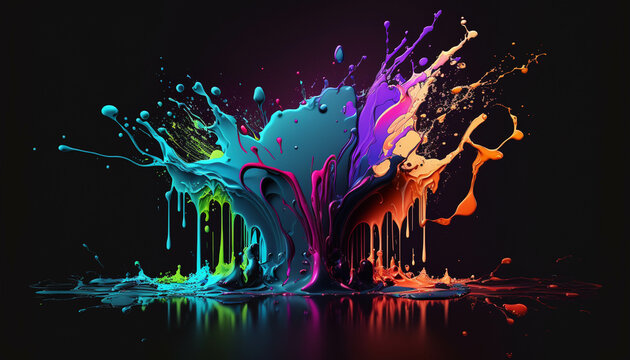
//> input picture immagini/splash.png, 630 x 360 px
$ ./RegionGrowing   (built with g++ and OpenCV 4)
//> lines starting //> are read from the running program, lines starting //| are printed output that depends on the picture; after the words box and inside, x2 and y2 are one past the last pixel; in counts of white or black regions, pixels touching at a corner belong together
#include <opencv2/opencv.hpp>
#include <stack>
using namespace std;
using namespace cv;

// 1. Funzione per visualizzare le regioni segmentate
void printMasks(const Mat &src, uchar labelCount) {
    Mat temp_img = Mat::zeros(src.rows, src.cols, CV_8U);

    // 1.1. Mostra ogni regione segmentata separatamente
    for (uchar label = 1; label < labelCount; label++) {
        for (int i = 0; i < src.rows; i++)
            for (int j = 0; j < src.cols; j++)
                if (src.at<uchar>(i, j) == label)
                    temp_img.at<uchar>(i, j) = 255;

        imshow("Region " + to_string(label), temp_img);
        waitKey(0);
        temp_img.setTo(0);
    }

    // 1.2. Mostra i pixel "don't care"
    temp_img.setTo(0);
    for (int i = 0; i < src.rows; i++)
        for (int j = 0; j < src.cols; j++)
            if (src.at<uchar>(i, j) == 255)
                temp_img.at<uchar>(i, j) = 255;

    imshow("Don't Care", temp_img);
    waitKey(0);
}

// 2. Funzione del region growing
void grow(const Mat &src, Mat &dst, Mat &mask, Point seed, int th, int &area) {
    const Point shift8D[8] = {
        Point(-1, -1), Point(-1, 0), Point(-1, 1),
        Point(0, -1), Point(0, 1),
        Point(1, -1), Point(1, 0), Point(1, 1)
    };

    stack<Point> pointStack;
    pointStack.push(seed);

    while (!pointStack.empty()) {
        Point currPoint = pointStack.top();
        pointStack.pop();

        if (mask.at<uchar>(currPoint) == 1) continue; // 2.1. Evita punti già elaborati

        mask.at<uchar>(currPoint) = 1;
        area++;

        // 2.2. Controlla i vicini e verifica se rientrano nella soglia
        for (int i = 0; i < 8; i++) {
            Point neighborPoint = currPoint + shift8D[i];

            // 2.3. Controllo dei limiti dell'immagine
            if (neighborPoint.x < 0 || neighborPoint.x >= src.cols || neighborPoint.y < 0 || neighborPoint.y >= src.rows)
                continue;

            // 2.4. Aggiunge il pixel vicino alla regione se simile e non ancora elaborato (delta = Differenza)
            int delta = abs(src.at<uchar>(currPoint) - src.at<uchar>(neighborPoint));
            if (dst.at<uchar>(neighborPoint) == 0 && mask.at<uchar>(neighborPoint) == 0 && delta < th)
                pointStack.push(neighborPoint);
        }
    }
}

// 3. Algoritmo principale del region growing
uchar regionGrowing(const Mat &src, Mat &dst, double minSizeRegFactor, int maxRegNum, int th) {

    // 3.1. Calcola la dimensione minima della regione basata sul fattore dato
    int minSizeReg = static_cast<int>(minSizeRegFactor * src.rows * src.cols);

    // 3.2. Inizializza la matrice di output e la maschera
    uchar currLabel = 1;
    dst = Mat::zeros(src.rows, src.cols, CV_8U);
    Mat mask = Mat::zeros(src.rows, src.cols, CV_8U);

    // 3.3. Itera l'immagine pixel per pixel
    for (int x = 0; x < src.cols; x++) {
        for (int y = 0; y < src.rows; y++)
            if (dst.at<uchar>(Point(x, y)) == 0) {
                int regionArea = 0;
                grow(src, dst, mask, Point(x, y), th, regionArea);

                // 3.4. Controllo sulla dimensione della regione
                if (regionArea > minSizeReg) {
                    dst += mask * currLabel;
                    currLabel++;
                    if (currLabel > maxRegNum) {
                        cerr << "Oversegmentation." << endl;
                        return currLabel;
                    }
                } else
                    dst += mask * 255;  // 3.5. Segna come "don't care"
                mask.setTo(0);          // 3.6. Resetta la maschera
            }

        // 3.7. Mostra progresso
        if (x % (src.cols / 10) == 0)
            cout << "Progress: " << (x * 100) / src.cols << "%" << endl;
    }

    cout << "Total regions: " << static_cast<int>(currLabel) - 1 << endl;
    return currLabel;
}

int main(int argc, char **argv) {
    const char *path = argc > 1 ? argv[1] : "../immagini/splash.png";
    Mat dst, src = imread(samples::findFile(path), IMREAD_GRAYSCALE);
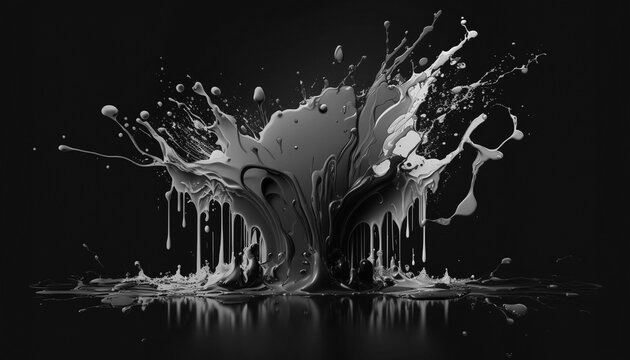
//> src: 360 rows x 630 cols, CV_8UC1; min 0, max 249, mean 33.5

    //Mat src = imread(argv[1],IMREAD_GRAYSCALE);
    if (src.empty()) return -1;

    double minSizeRegFactor = 0.01f;
    int maxRegNum = 50;
    int th = 5;
    uchar labels = regionGrowing(src, dst, minSizeRegFactor, maxRegNum, th);
//> after the loop in regionGrowing, `for (int x = 0; x < src.cols; x++)`:
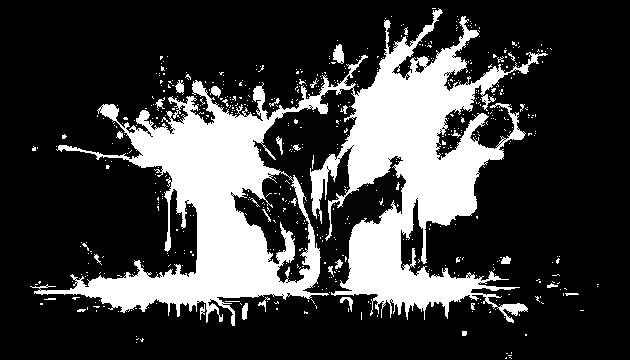
//> dst: 360 rows x 630 cols, CV_8UC1; min 1, max 255, mean 62.1
//> after the loop in regionGrowing, `for (int x = 0; x < src.cols; x++)`: mask: 360 rows x 630 cols, CV_8UC1; every value is 0
//> after the loop in regionGrowing, `for (int x = 0; x < src.cols; x++)`: currLabel = 5
//| Total regions: 4
//> labels = 5
    printMasks(dst, labels);
//> the loop in printMasks, `for (uchar label = 1; label < labelCount; label++)` made 4 passes
//> pass 1, in printMasks, `imshow("Region " + to_string(label), temp_img);`:
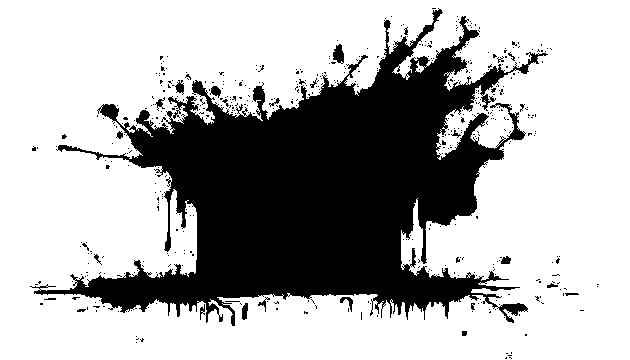
//> window 'Region 1': 360 rows x 630 cols, CV_8UC1; 69.5% white; 494 black regions (469 under 20 px), largest, box (x1, y1, x2, y2) and area: (30, 8, 548, 326) 66959, (333, 44, 344, 64) 154, (175, 80, 184, 95) 81
//> after the loop in printMasks, `for (int i = 0; i < src.rows; i++)`: temp_img: 360 rows x 630 cols, CV_8UC1; 24% white; 619 white regions (587 under 20 px), largest, box (x1, y1, x2, y2) and area: (30, 8, 548, 326) 51662, (333, 44, 344, 64) 154, (175, 80, 184, 95) 81

    waitKey(0);
    return 0;
}
